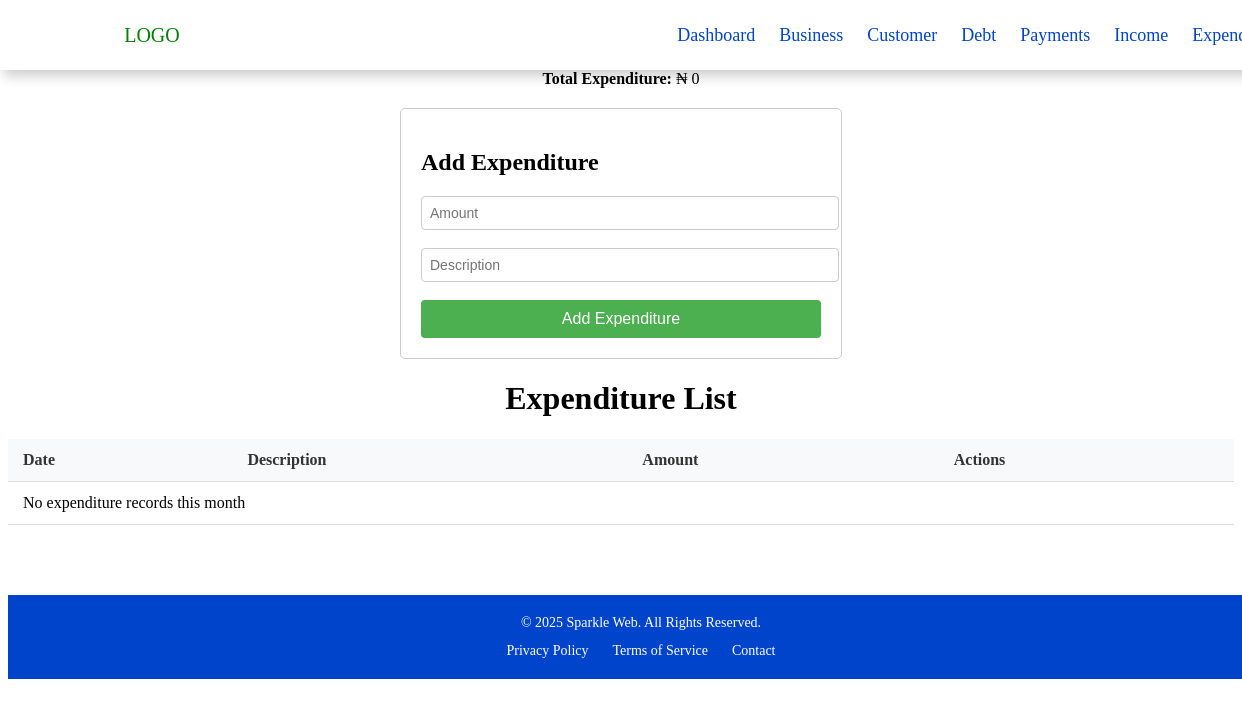
/expenditure/ (signed in), run on an earlier commit of the app's database.
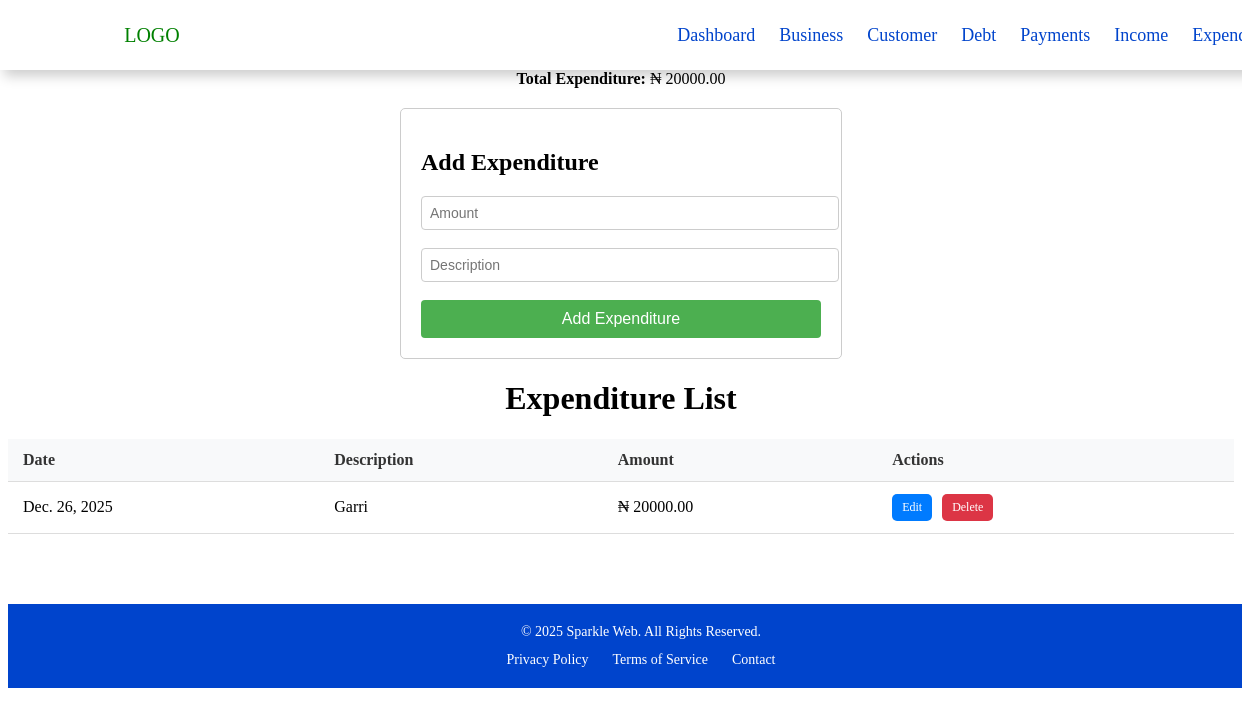
And on a later commit of the database.
### debtapp/models.py (models this page shows, shortened)
class Expenditure(models.Model):
    user = models.ForeignKey(User, on_delete=models.CASCADE)
    amount = models.DecimalField(max_digits=10, decimal_places=2)
    description = models.CharField(max_length=255, blank=True)
    date = models.DateField(auto_now_add=True)

### debtapp/views.py (the view, shortened to what this page needs)
# urls.py: path("expenditure/", views.expenditure_view, name="expenditure"),
def expenditure_view(request):
    today = timezone.now()
    month = today.month
    year = today.year
    expenditures = Expenditure.objects.filter(
        user=request.user,
        date__month=month,
        date__year=year
    )
    total_expenditure = sum(e.amount for e in expenditures)
    return render(request, "tables/expenditure.html", {
        "expenditures": expenditures,
        "total_expenditure": total_expenditure,
    })

### debtapp/templates/tables/expenditure.html (shortened to what this page needs)
{% extends 'base.html'%} {% block content%}
<div class="container">
  <p class="str">
    <strong>Total Expenditure:</strong> &#8358; {{ total_expenditure }}
  </p>
  <form method="post">
    <h2>Add Expenditure</h2>
    <input
      type="number"
      step="0.01"
      name="amount"
      placeholder="Amount"
      required
    />
    <br />
    <br />
    <input type="text" name="description" placeholder="Description" />
    <br /><br />
    <button type="submit">Add Expenditure</button>
  </form>
  <h1>Expenditure List</h1>
  <div class="d-none d-lg-block">
    <table class="table table-bordered">
      <tr>
        <th>Date</th>
        <th>Description</th>
        <th>Amount</th>
        <th>Actions</th>
      </tr>
      {% for expense in expenditures %}
      <tr>
        <td>{{ expense.date }}</td>
        <td>{{ expense.description }}</td>
        <td>&#8358; {{ expense.amount }}</td>
        <td>
          <a
            href="{% url 'update_expenditure' expense.id %}"
            class="btn btn-blue"
            >Edit</a
          >
          <a
            href="{% url 'delete_expenditure' expense.id %}"
            class="btn btn-red"
            >Delete</a
          >
        </td>
      </tr>
      {% empty %}
      <tr>
        <td colspan="4">No expenditure records this month</td>
      </tr>
      {% endfor %}
    </table>
  </div>
</div>
{% endblock content %}

What changed in the data, as far as the page shows it:
added Expenditure: date "Dec. 26, 2025", description "Garri", amount "20000.00"
Also different on the page:
{{ total_expenditure }}: "0" → "20000.00"
text no longer shown: "No expenditure records this month"
